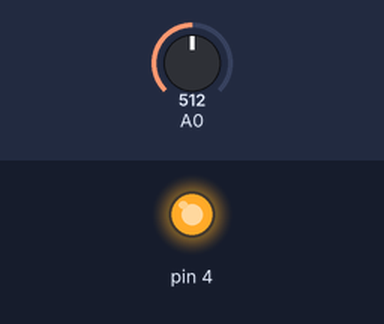
A sketch run on a simulated Arduino Uno, built with avr-gcc and run on an emulated ATmega328P. On the bench: output pins drawn as LEDs (lit = HIGH). The inputs (shaded band) are chosen by the test bench; at power-on: A0 = 512.

Above: at 1.3 s.
1.4 s: A0 set to 0
At 2.0 s:
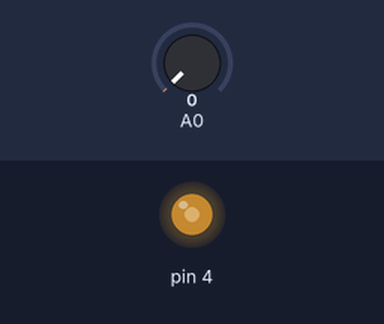
3.0 s: A0 set to 122
At 3.18 s:
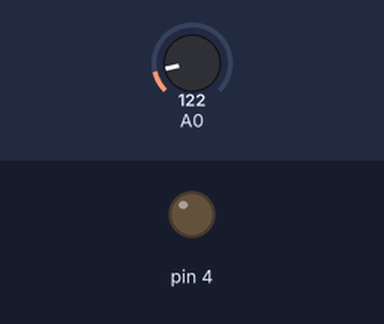
Timing chart, 0 to 12.1 s (numbered marks = the images above; inputs shaded):
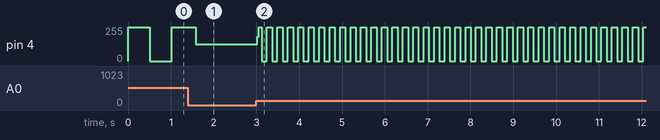

The sketch:

buzzer.ino
```cpp
// (licence header left out)
void setup()
{
  pinMode(4, OUTPUT);
}

void loop()
{
  digitalWrite(4, HIGH);
  delay(analogRead(0));
  digitalWrite(4, LOW);
  delay(analogRead(0));
}
/*********************************************************************************************************
  END FILE
*********************************************************************************************************/
```

Measured:
- after the input at 3.0 s, pin 4: 126/255 → 181/255 at once, then moves between 0/255 and 255/255, repeating every 0.49 s
